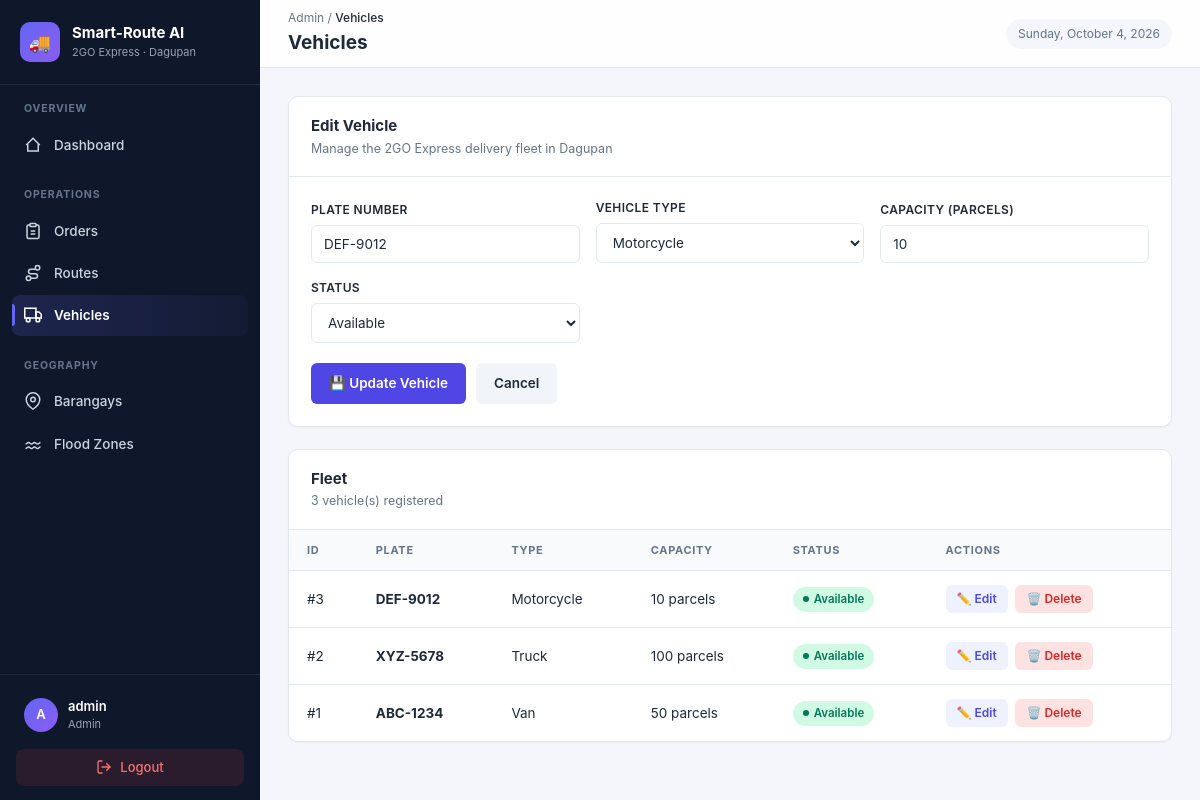
Page /vehicles.php?edit=3 (signed in) on the committed database.
### tables this page shows
CREATE TABLE `vehicles` (
  `id` int(11) NOT NULL,
  `plate_number` varchar(20) NOT NULL,
  `vehicle_type` varchar(50) DEFAULT NULL,
  `capacity` int(11) DEFAULT NULL,
  `status` enum('available','in_use','maintenance') DEFAULT 'available'
);

### db.php (called while the page is built, shortened)
<?php
class Database {
    private static $instance = null;
    private $connection;
    private function __construct() {
        $config = require __DIR__ . '/../config/database.php';
        $dsn = "mysql:host={$config['host']};dbname={$config['name']};charset=utf8mb4";
        $options = [
            PDO::ATTR_ERRMODE => PDO::ERRMODE_EXCEPTION,
            PDO::ATTR_DEFAULT_FETCH_MODE => PDO::FETCH_ASSOC,
            PDO::ATTR_EMULATE_PREPARES => false,
        ];
        try {
            $this->connection = new PDO($dsn, $config['user'], $config['pass'], $options);
        } catch (PDOException $e) {
            die("Database connection failed: " . $e->getMessage());
        }
    }
    public static function getInstance() {
        if (self::$instance === null) {
            self::$instance = new self();
        }
        return self::$instance;
    }
    public function queryAll($sql, $params = []) {
        $stmt = $this->connection->prepare($sql);
        $stmt->execute($params);
        return $stmt->fetchAll();
    }
    public function queryOne($sql, $params = []) {
        $stmt = $this->connection->prepare($sql);
        $stmt->execute($params);
        return $stmt->fetch();
    }
}

### database.php (called while the page is built)
<?php
return [
    'host' => 'localhost',
    'name' => 'smart_route_ai',
    'user' => 'root',
    'pass' => '',
];

### vehicles.php (the view, shortened to what this page needs)
<?php
$db = Database::getInstance();
$editVehicle = null;
if (isset($_GET['edit'])) {
    $editVehicle = $db->queryOne("SELECT * FROM vehicles WHERE id = ?", [(int)$_GET['edit']]);
}
$vehicles = $db->queryAll("SELECT * FROM vehicles ORDER BY id DESC");
require_once 'includes/header.php';
?>
<div class="panel">
    <div class="panel-header">
        <div>
            <h3><?= $editVehicle ? 'Edit Vehicle' : 'Add New Vehicle' ?></h3>
            <p>Manage the 2GO Express delivery fleet in Dagupan</p>
        </div>
    </div>
    <div class="panel-body">
        <form method="POST" class="form-grid">
            <div class="form-field">
                <label>Plate Number</label>
                <input type="text" name="plate_number" required placeholder="e.g., ABC-1234"
                       value="<?= htmlspecialchars($editVehicle['plate_number'] ?? '') ?>">
            </div>
            <div class="form-field">
                <label>Vehicle Type</label>
                <select name="vehicle_type" required>
                    <?php foreach (['Van','Truck','Motorcycle','Tricycle'] as $t): ?>
                        <option value="<?= $t ?>" <?= ($editVehicle['vehicle_type'] ?? '') === $t ? 'selected' : '' ?>>
                            <?= $t ?>
                        </option>
                    <?php endforeach; ?>
                </select>
            </div>
            <div class="form-field">
                <label>Capacity (parcels)</label>
                <input type="number" name="capacity" min="1" required placeholder="e.g., 50"
                       value="<?= htmlspecialchars($editVehicle['capacity'] ?? '') ?>">
            </div>
            <div class="form-field">
                <label>Status</label>
                <select name="status" required>
                    <?php foreach (['available','in_use','maintenance'] as $s): ?>
                        <option value="<?= $s ?>" <?= ($editVehicle['status'] ?? '') === $s ? 'selected' : '' ?>>
                            <?= ucfirst(str_replace('_',' ',$s)) ?>
                        </option>
                    <?php endforeach; ?>
                </select>
            </div>
            <div class="form-actions">
                <button type="submit" class="btn"><?= $editVehicle ? '💾 Update Vehicle' : '➕ Add Vehicle' ?></button>
                <?php if ($editVehicle): ?>
                    <a href="vehicles.php" class="btn-secondary">Cancel</a>
                <?php endif; ?>
            </div>
        </form>
    </div>
</div>
<div class="panel">
    <div class="panel-header">
        <div>
            <h3>Fleet</h3>
            <p><?= count($vehicles) ?> vehicle(s) registered</p>
        </div>
    </div>
    <div class="table-wrap">
        <?php if (empty($vehicles)): ?>
            <div class="empty-state">
                <div class="icon">🚐</div>
                <h4>No vehicles yet</h4>
                <p>Add your first vehicle to build the fleet.</p>
            </div>
        <?php else: ?>
            <table>
                <thead>
                    <tr><th>ID</th><th>Plate</th><th>Type</th><th>Capacity</th><th>Status</th><th>Actions</th></tr>
                </thead>
                <tbody>
                    <?php foreach ($vehicles as $v): ?>
                        <tr>
                            <td>#<?= $v['id'] ?></td>
                            <td><strong><?= htmlspecialchars($v['plate_number']) ?></strong></td>
                            <td><?= htmlspecialchars($v['vehicle_type']) ?></td>
                            <td><?= $v['capacity'] ?> parcels</td>
                            <td><span class="badge <?= $v['status'] ?>"><?= str_replace('_',' ', $v['status']) ?></span></td>
                            <td>
                                <a href="?edit=<?= $v['id'] ?>" class="btn-sm">✏️ Edit</a>
                                <a href="?delete=<?= $v['id'] ?>" class="btn-sm danger"
                                   onclick="return confirm('Delete this vehicle?')">🗑️ Delete</a>
                            </td>
                        </tr>
                    <?php endforeach; ?>
                </tbody>
            </table>
        <?php endif; ?>
    </div>
</div>
<?php require_once 'includes/footer.php'; ?>

### style.css (style rules this page uses)
:root { --sidebar-width: 260px; --topbar-height: 68px; --color-bg: #f4f6fb; --color-surface: #ffffff; --color-sidebar: #0f172a; --color-sidebar-hover: #1e293b; --color-sidebar-active: #6366f1; --color-primary: #4f46e5; --color-primary-hover: #4338ca; --color-text: #1e293b; --color-text-muted: #64748b; --color-border: #e2e8f0; --color-success: #10b981; --color-warning: #f59e0b; --color-danger: #ef4444; --radius: 10px; --radius-sm: 6px; --shadow-sm: 0 1px 2px rgba(15, 23, 42, 0.04); --shadow: 0 4px 12px rgba(15, 23, 42, 0.06); --shadow-lg: 0 12px 32px rgba(15, 23, 42, 0.10); }
* { margin: 0; padding: 0; box-sizing: border-box; }
body { font-family: -apple-system, BlinkMacSystemFont, "Segoe UI", Roboto, "Helvetica Neue", Arial, sans-serif; background: var(--color-bg); color: var(--color-text); font-size: 14px; line-height: 1.5; -webkit-font-smoothing: antialiased; }
a { color: inherit; text-decoration: none; }
.panel { background: var(--color-surface); border-radius: var(--radius); box-shadow: var(--shadow-sm); border: 1px solid var(--color-border); margin-bottom: 22px; overflow: hidden; }
.panel-header { padding: 18px 22px; border-bottom: 1px solid var(--color-border); display: flex; align-items: center; justify-content: space-between; gap: 12px; flex-wrap: wrap; }
.panel-header h3 { font-size: 15px; font-weight: 700; color: var(--color-text); }
.panel-header p { font-size: 12.5px; color: var(--color-text-muted); margin-top: 2px; }
.panel-body { padding: 22px; }
.table-wrap { overflow-x: auto; }
table { width: 100%; border-collapse: collapse; font-size: 13.5px; }
thead th { text-align: left; padding: 12px 18px; font-size: 11px; font-weight: 700; color: var(--color-text-muted); text-transform: uppercase; letter-spacing: 0.06em; background: #f8fafc; border-bottom: 1px solid var(--color-border); white-space: nowrap; }
tbody td { padding: 14px 18px; border-bottom: 1px solid var(--color-border); color: var(--color-text); vertical-align: middle; }
tbody tr:last-child td { border-bottom: none; }
.badge { display: inline-flex; align-items: center; gap: 5px; padding: 4px 10px; border-radius: 20px; font-size: 11.5px; font-weight: 600; text-transform: capitalize; white-space: nowrap; }
.badge::before { content: ""; width: 6px; height: 6px; border-radius: 50%; background: currentColor; }
.badge.delivered, .badge.completed, .badge.available { background: #d1fae5; color: #047857; }
.btn { display: inline-flex; align-items: center; gap: 8px; padding: 10px 18px; background: var(--color-primary); color: #fff; border: none; border-radius: var(--radius-sm); font-size: 13.5px; font-weight: 600; cursor: pointer; transition: all 0.15s; font-family: inherit; white-space: nowrap; }
.btn-secondary { display: inline-flex; align-items: center; padding: 10px 18px; background: #f1f5f9; color: var(--color-text); text-decoration: none; border-radius: var(--radius-sm); font-size: 13.5px; font-weight: 600; transition: background 0.15s; }
.btn-sm { display: inline-flex; align-items: center; gap: 5px; padding: 5px 11px; background: #eef2ff; color: var(--color-primary); border-radius: 6px; font-size: 12px; font-weight: 600; transition: all 0.15s; margin-right: 4px; }
.btn-sm.danger { background: #fee2e2; color: #dc2626; }
.form-grid { display: grid; grid-template-columns: repeat(auto-fit, minmax(220px, 1fr)); gap: 16px; align-items: end; }
.form-field { display: flex; flex-direction: column; gap: 6px; }
.form-field label { font-size: 12px; font-weight: 600; color: var(--color-text); text-transform: uppercase; letter-spacing: 0.03em; }
.form-field input, .form-field select, .form-field textarea { padding: 10px 12px; border: 1.5px solid var(--color-border); border-radius: var(--radius-sm); font-size: 13.5px; font-family: inherit; background: #fff; color: var(--color-text); transition: border-color 0.15s, box-shadow 0.15s; width: 100%; }
.form-actions { display: flex; gap: 10px; grid-column: 1 / -1; padding-top: 4px; }

### rows in the picture
vehicles: plate_number "DEF-9012", vehicle_type "Motorcycle", capacity "10", status "Available", id "3"
vehicles: id "2", plate_number "XYZ-5678", vehicle_type "Truck", capacity "100", status "Available"
vehicles: id "1", plate_number "ABC-1234", vehicle_type "Van", capacity "50", status "Available"

### other values in the picture
substr($_SESSION['username'], 0, 1) "A"
$_SESSION['username'] "admin"
$_SESSION['role'] "Admin"
$pageTitle "Vehicles"
count($vehicles) "3"
